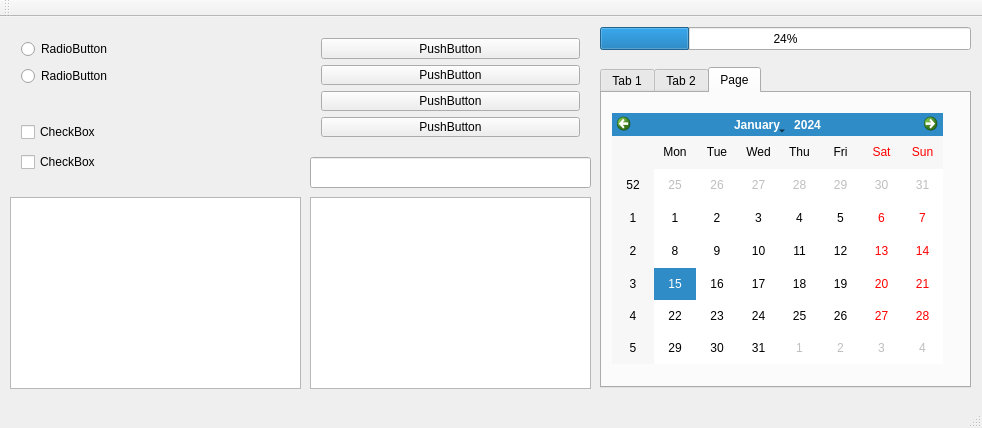
<?xml version="1.0" encoding="UTF-8"?>
<ui version="4.0">
 <class>MainWindow</class>
 <widget class="QMainWindow" name="MainWindow">
  <property name="geometry">
   <rect>
    <x>0</x>
    <y>0</y>
    <width>982</width>
    <height>428</height>
   </rect>
  </property>
  <property name="windowTitle">
   <string>MainWindow</string>
  </property>
  <widget class="QWidget" name="centralWidget">
   <widget class="QWidget" name="verticalLayoutWidget">
    <property name="geometry">
     <rect>
      <x>310</x>
      <y>10</y>
      <width>281</width>
      <height>121</height>
     </rect>
    </property>
    <layout class="QVBoxLayout" name="verticalLayout">
     <item>
      <widget class="QPushButton" name="pushButton_3">
       <property name="text">
        <string>PushButton</string>
       </property>
      </widget>
     </item>
     <item>
      <widget class="QPushButton" name="pushButton_2">
       <property name="text">
        <string>PushButton</string>
       </property>
      </widget>
     </item>
     <item>
      <widget class="QPushButton" name="pushButton_4">
       <property name="text">
        <string>PushButton</string>
       </property>
      </widget>
     </item>
     <item>
      <widget class="QPushButton" name="pushButton">
       <property name="text">
        <string>PushButton</string>
       </property>
      </widget>
     </item>
    </layout>
   </widget>
   <widget class="QWidget" name="gridLayoutWidget">
    <property name="geometry">
     <rect>
      <x>10</x>
      <y>10</y>
      <width>291</width>
      <height>71</height>
     </rect>
    </property>
    <layout class="QGridLayout" name="gridLayout" rowminimumheight="0,0" columnminimumwidth="0">
     <item row="0" column="0">
      <widget class="QRadioButton" name="radioButton">
       <property name="text">
        <string>RadioButton</string>
       </property>
      </widget>
     </item>
     <item row="1" column="0">
      <widget class="QRadioButton" name="radioButton_2">
       <property name="text">
        <string>RadioButton</string>
       </property>
      </widget>
     </item>
    </layout>
   </widget>
   <widget class="QWidget" name="verticalLayoutWidget_2">
    <property name="geometry">
     <rect>
      <x>10</x>
      <y>90</y>
      <width>291</width>
      <height>80</height>
     </rect>
    </property>
    <layout class="QVBoxLayout" name="verticalLayout_2">
     <item>
      <widget class="QCheckBox" name="checkBox">
       <property name="text">
        <string>CheckBox</string>
       </property>
      </widget>
     </item>
     <item>
      <widget class="QCheckBox" name="checkBox_2">
       <property name="text">
        <string>CheckBox</string>
       </property>
      </widget>
     </item>
    </layout>
   </widget>
   <widget class="QTreeView" name="treeView">
    <property name="geometry">
     <rect>
      <x>310</x>
      <y>180</y>
      <width>281</width>
      <height>192</height>
     </rect>
    </property>
   </widget>
   <widget class="QListView" name="listView">
    <property name="geometry">
     <rect>
      <x>10</x>
      <y>180</y>
      <width>291</width>
      <height>192</height>
     </rect>
    </property>
   </widget>
   <widget class="QTabWidget" name="tabWidget">
    <property name="geometry">
     <rect>
      <x>600</x>
      <y>50</y>
      <width>371</width>
      <height>321</height>
     </rect>
    </property>
    <property name="currentIndex">
     <number>2</number>
    </property>
    <widget class="QWidget" name="tab">
     <attribute name="title">
      <string>Tab 1</string>
     </attribute>
     <widget class="QPushButton" name="pushButton_5">
      <property name="geometry">
       <rect>
        <x>10</x>
        <y>10</y>
        <width>75</width>
        <height>23</height>
       </rect>
      </property>
      <property name="text">
       <string>PushButton</string>
      </property>
     </widget>
    </widget>
    <widget class="QWidget" name="tab_2">
     <attribute name="title">
      <string>Tab 2</string>
     </attribute>
     <widget class="QPushButton" name="pushButton_6">
      <property name="geometry">
       <rect>
        <x>10</x>
        <y>10</y>
        <width>75</width>
        <height>23</height>
       </rect>
      </property>
      <property name="text">
       <string>PushButton</string>
      </property>
     </widget>
     <widget class="QPushButton" name="pushButton_7">
      <property name="geometry">
       <rect>
        <x>100</x>
        <y>10</y>
        <width>75</width>
        <height>23</height>
       </rect>
      </property>
      <property name="text">
       <string>PushButton</string>
      </property>
     </widget>
     <widget class="QComboBox" name="comboBox">
      <property name="geometry">
       <rect>
        <x>10</x>
        <y>50</y>
        <width>351</width>
        <height>22</height>
       </rect>
      </property>
     </widget>
     <widget class="QDoubleSpinBox" name="doubleSpinBox">
      <property name="geometry">
       <rect>
        <x>10</x>
        <y>80</y>
        <width>351</width>
        <height>22</height>
       </rect>
      </property>
     </widget>
     <widget class="QSpinBox" name="spinBox">
      <property name="geometry">
       <rect>
        <x>10</x>
        <y>120</y>
        <width>351</width>
        <height>22</height>
       </rect>
      </property>
     </widget>
     <widget class="QTimeEdit" name="timeEdit">
      <property name="geometry">
       <rect>
        <x>10</x>
        <y>160</y>
        <width>351</width>
        <height>22</height>
       </rect>
      </property>
     </widget>
     <widget class="QDateEdit" name="dateEdit">
      <property name="geometry">
       <rect>
        <x>10</x>
        <y>200</y>
        <width>351</width>
        <height>22</height>
       </rect>
      </property>
     </widget>
     <widget class="QDial" name="dial">
      <property name="geometry">
       <rect>
        <x>10</x>
        <y>230</y>
        <width>50</width>
        <height>64</height>
       </rect>
      </property>
     </widget>
     <widget class="QSlider" name="horizontalSlider">
      <property name="geometry">
       <rect>
        <x>90</x>
        <y>250</y>
        <width>261</width>
        <height>31</height>
       </rect>
      </property>
      <property name="orientation">
       <enum>Qt::Horizontal</enum>
      </property>
     </widget>
    </widget>
    <widget class="QWidget" name="tab_3">
     <attribute name="title">
      <string>Page</string>
     </attribute>
     <widget class="QCalendarWidget" name="calendarWidget">
      <property name="geometry">
       <rect>
        <x>10</x>
        <y>20</y>
        <width>331</width>
        <height>251</height>
       </rect>
      </property>
     </widget>
    </widget>
   </widget>
   <widget class="QLineEdit" name="lineEdit">
    <property name="geometry">
     <rect>
      <x>310</x>
      <y>140</y>
      <width>281</width>
      <height>31</height>
     </rect>
    </property>
   </widget>
   <widget class="QProgressBar" name="progressBar">
    <property name="geometry">
     <rect>
      <x>600</x>
      <y>10</y>
      <width>371</width>
      <height>23</height>
     </rect>
    </property>
    <property name="value">
     <number>24</number>
    </property>
   </widget>
  </widget>
  <widget class="QMenuBar" name="menuBar">
   <property name="geometry">
    <rect>
     <x>0</x>
     <y>0</y>
     <width>982</width>
     <height>21</height>
    </rect>
   </property>
  </widget>
  <widget class="QToolBar" name="mainToolBar">
   <attribute name="toolBarArea">
    <enum>TopToolBarArea</enum>
   </attribute>
   <attribute name="toolBarBreak">
    <bool>false</bool>
   </attribute>
  </widget>
  <widget class="QStatusBar" name="statusBar"/>
 </widget>
 <layoutdefault spacing="6" margin="11"/>
 <resources/>
 <connections/>
</ui>
